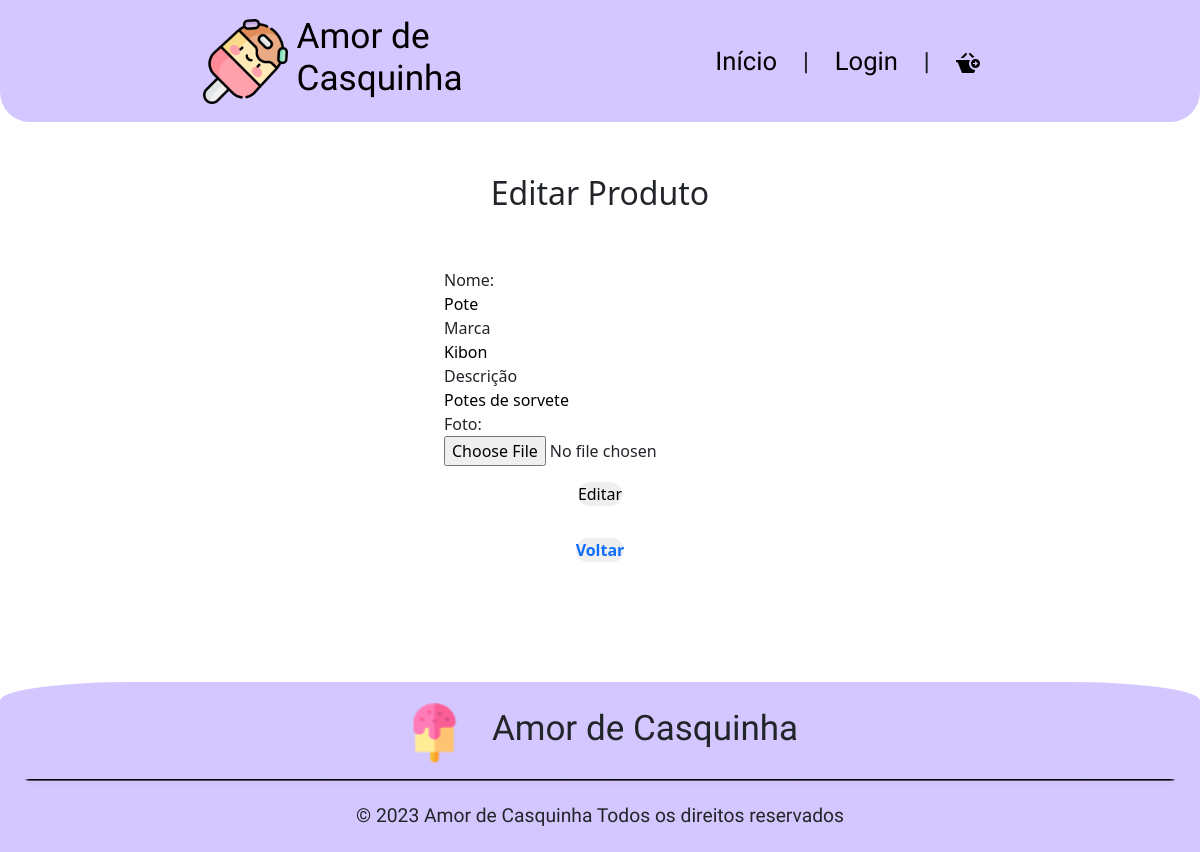
The page /app/view/editProd.php?produto=1 on the database its author committed.
### tables this page shows
CREATE TABLE `produtos` (
  `idProduto` int(11) NOT NULL,
  `idFornecedor` int(11) NOT NULL,
  `nome` varchar(255) NOT NULL,
  `marca` varchar(255) NOT NULL,
  `descricao` text DEFAULT NULL,
  `desativado` int(11) DEFAULT NULL,
  `foto` varchar(50) DEFAULT NULL
);

### app/config/database.php (called while the page is built, shortened)
<?php
    class Database {
        private $host;
        private $db;
        private $user;
        private $pass;
        private $charset;
        private $conn;
        public function __construct() {
            $env = file_get_contents(__DIR__."/.env");
            $lines = explode("\n",$env);
            $this->host = 'localhost';
            $this->db = 'db_sorveteria';
            $this->user = 'root';
            $this->pass = '';
            $this->charset = 'utf8mb4';
        }
        public function getConnection() {
            $dsn = "mysql:host={$this->host};dbname={$this->db};charset={$this->charset}";
            $options = [
                PDO::ATTR_ERRMODE            => PDO::ERRMODE_EXCEPTION,
                PDO::ATTR_DEFAULT_FETCH_MODE => PDO::FETCH_ASSOC,
                PDO::ATTR_EMULATE_PREPARES   => false,
            ];
            try {
                $this->conn = new PDO($dsn, $this->user, $this->pass, $options);
            } catch (PDOException $e) {
                throw new PDOException($e->getMessage(), (int)$e->getCode());
            }
            return $this->conn;
        }
}

### app/model/produto.php (called while the page is built, shortened)
<?php
require_once '../config/database.php';
class Produto {
    private $conn;
    private function getConnectionDataBase() {
        try {
            $database = new DataBase();
            $this->conn = $database->getConnection();
        } catch (PDOException $e) {
            die("Erro ao conectar com o banco de dados: " . $e->getMessage());
        }
    }
    public function selecionarProdutosPorID($id) {
        $produto = null;
        try {
            $recordsLimit = 100;
            $recordsOffset = 0;
            $stmt = $this->conn->prepare("CALL ListarProdutoPorId(?, ?, ?)");
            $stmt->bindParam(1, $id, PDO::PARAM_INT);
            $stmt->bindParam(2, $recordsLimit, PDO::PARAM_INT);
            $stmt->bindParam(3, $recordsOffset, PDO::PARAM_INT);
            $stmt->execute();
            if ($row = $stmt->fetch(PDO::FETCH_ASSOC)) {
                $produto = $row;
            }
        } catch (PDOException $e) {
            die("Erro ao selecionar produtos por ID: " . $e->getMessage());
        }
        return $produto;
    }
}
?>

### app/controller/produtoController.php (called while the page is built, shortened)
<?php
require_once '../model/Produto.php';
class ProdutoController {
    private $produtoModel;
    public function __construct() {
        $this->produtoModel = new Produto();
    }
    public function obterProdutoPorID($idProduto) {
        try {
            return $this->produtoModel->selecionarProdutosPorID($idProduto);
        } catch (Exception $e) {
            echo "Erro ao obter produto: " . $e->getMessage();
        }
    }
}
?>

### app/view/editProd.php (the view, shortened to what this page needs)
<?php
require_once '../controller/produtoController.php';
$produtoController = new ProdutoController();
$produtoId = $_GET['produto'] ?? null;
$produto = $produtoId ? $produtoController->obterProdutoPorID($produtoId) : null;
?>
<!DOCTYPE html>
<html lang="pt-br">
<head>
    <link href="https://cdn.jsdelivr.net/npm/bootstrap@5.3.2/dist/css/bootstrap.min.css" rel="stylesheet">
    <link rel="stylesheet" href="style/CabecalhoRodape.css">
    <link rel="stylesheet" href="style/editaSaborS.css">
</head>
<body>
    <?php include_once 'components/header.php'; ?>
    <main>
        <div class="conteiner d-flex flex-column align-items-center justify-content-center flex-column">
            <h2 class="m-auto text-center pt-4 pb-4">Editar Produto</h2>
            <div class="conteiner-form p-3 rounded-4 d-flex flex-column my-3 w-75">
                <?php
                if ($produto && count($produto) > 0) {
                    $dado = $produto;
                    $idProduto = htmlspecialchars($dado['idProduto']);
                    $nome = htmlspecialchars($dado['nome']);
                    $marca = htmlspecialchars($dado['marca']);
                    $descricao = htmlspecialchars($dado['descricao']);
                    $foto = htmlspecialchars($dado['foto']);
                    echo '
                    <form enctype="multipart/form-data" action="' . htmlspecialchars($_SERVER["PHP_SELF"] . '?produto=' . $idProduto) . '" method="POST" id="formulario" class="formulario m-auto d-flex flex-column justify-content-center">
                        <input type="hidden" name="produto" value="' . $idProduto . '">
                        <label for="nome2">Nome:</label>
                        <input class="rounded-3 border-0 pl-3" type="text" id="nome2" name="nomeProdEdt" placeholder="Nome" value="' . $nome . '">
                        <label for="marca2">Marca</label>
                        <input class="rounded-3 border-0 pl-3" type="text" id="marca2" name="marcaProdEdt" placeholder="Marca" value="' . $marca . '">
                        <label for="descricao2">Descrição</label>
                        <input class="rounded-3 border-0 pl-3" type="text" id="descricao2" name="descricaoProdEdt" placeholder="Descrição" value="' . $descricao . '">
                        <label for="imagemInput">Foto:</label>
                        <input type="file" id="imagemInput" name="foto" class="w-100">
                        <input class="rounded-3 border-0 pl-4" type="hidden" name="imagemProdEdt" value="' . $foto . '">
                        <img id="preview" src="' . $foto . '" class="mx-auto mt-3" style="max-width: 150px; display: none;">
                        <input type="submit" name="btnEditar" class="btnEditar mt-3 mx-auto border-0 rounded-4" value="Editar" />
                    </form>';
                } else {
                    echo '<p>Produto não encontrado.</p>';
                }
                ?>
            </div>
            <button class="voltar border-0 rounded-4 fw-bold"><a class="text-decoration-none color-black" href="editarProdutos.php">Voltar</a></button>
        </div>
    </main>
    <?php include_once 'components/footer.php'; ?>
</body>
</html>

### app/view/style/CabecalhoRodape.css (style rules this page uses)
:root { --roxo-bebe: #D4C7FF; --Nunito: 'Nunito', sans-serif; --Agbalumo: 'Agbalumo'; }
* { padding: 0; margin: 0; }
main { padding-top: 150px; }

### app/view/style/editaSaborS.css (style rules this page uses)
:root { --roxo-bebe: #D4C7FF; --Nunito: 'Nunito', sans-serif; --Agbalumo: 'Agbalumo'; --azul-bebe: #C9EFFF; --rosa-bebe: #FFC7E8; --amarelo-bebe: #FFFAC7; --verde-bebe: #E2FFC7; }

### rows shown on the page
produtos: nomeProdEdt "Pote", marcaProdEdt "Kibon", descricaoProdEdt "Potes de sorvete"
